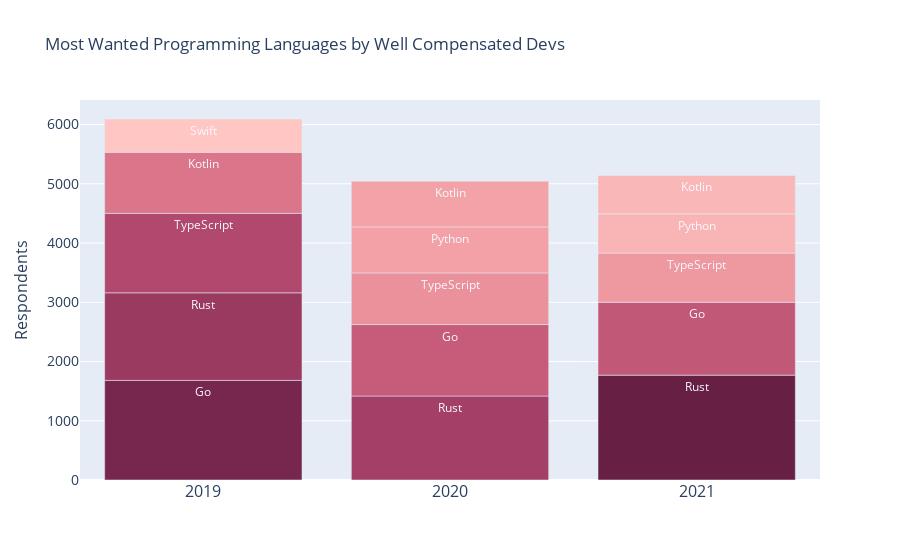

Source (notebook cell):
### Code cell
# Plotting top 5 programming languages desired by well compensated programmers over years
 
fig = go.Figure()
fig.add_trace(go.Bar(x=df_devs_all['year'],
                y=df_devs_all['respondents'],
                name='Respondents',
                text=df_devs_all['desired_language'],
                textposition='inside',
                textfont_color='ghostwhite',
                marker={
                    'color': df_devs_all['respondents'], 
                    'colorscale': 'burg'}
                ))
fig.update_layout(
    title='Most Wanted Programming Languages by Well Compensated Devs',
    xaxis_tickfont_size=16,
    yaxis=dict(
        title='Respondents',
        titlefont_size=16,
        tickfont_size=14,
    ),
)
fig.show()

### Figure 1 — Plotly figure (JSON) as saved in the notebook; plotly's stock layout.template omitted (floating-point values rounded to 4 significant figures)
{"data": [{"marker": {"color": [1682, 1478, 1341, 1031, 562, 1418, 1206, 872, 776, 772, 1770, 1230, 830, 663, 648], "colorscale": [[0, "rgb(255, 198, 196)"], [0.1667, "rgb(244, 163, 168)"], [0.3333, "rgb(227, 129, 145)"], [0.5, "rgb(204, 96, 125)"], [0.6667, "rgb(173, 70, 108)"], [0.8333, "rgb(139, 48, 88)"], [1, "rgb(103, 32, 68)"]]}, "name": "Respondents", "text": ["Go", "Rust", "TypeScript", "Kotlin", "Swift", "Rust", "Go", "TypeScript", "Python", "Kotlin", "Rust", "Go", "TypeScript", "Python", "Kotlin"], "textfont": {"color": "ghostwhite"}, "textposition": "inside", "x": ["2019", "2019", "2019", "2019", "2019", "2020", "2020", "2020", "2020", "2020", "2021", "2021", "2021", "2021", "2021"], "y": [1682, 1478, 1341, 1031, 562, 1418, 1206, 872, 776, 772, 1770, 1230, 830, 663, 648], "type": "bar"}], "layout": {"xaxis": {"tickfont": {"size": 16}}, "yaxis": {"title": {"text": "Respondents", "font": {"size": 16}}, "tickfont": {"size": 14}}, "title": {"text": "Most Wanted Programming Languages by Well Compensated Devs"}}}
